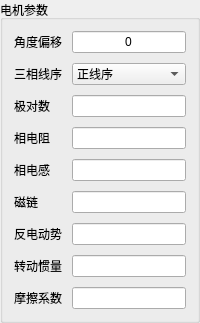
         <widget class="QGroupBox" name="motor_parameter">
          <property name="title">
           <string>电机参数</string>
          </property>
          <layout class="QFormLayout" name="formLayout_4">
           <property name="horizontalSpacing">
            <number>10</number>
           </property>
           <property name="verticalSpacing">
            <number>10</number>
           </property>
           <item row="0" column="0">
            <widget class="QLabel" name="label_79">
             <property name="sizePolicy">
              <sizepolicy hsizetype="Expanding" vsizetype="Preferred">
               <horstretch>0</horstretch>
               <verstretch>0</verstretch>
              </sizepolicy>
             </property>
             <property name="text">
              <string>角度偏移</string>
             </property>
             <property name="alignment">
              <set>Qt::AlignCenter</set>
             </property>
            </widget>
           </item>
           <item row="0" column="1">
            <widget class="QLineEdit" name="thetaoffset">
             <property name="sizePolicy">
              <sizepolicy hsizetype="Expanding" vsizetype="Fixed">
               <horstretch>0</horstretch>
               <verstretch>0</verstretch>
              </sizepolicy>
             </property>
             <property name="minimumSize">
              <size>
               <width>40</width>
               <height>0</height>
              </size>
             </property>
             <property name="text">
              <string>0</string>
             </property>
             <property name="alignment">
              <set>Qt::AlignCenter</set>
             </property>
            </widget>
           </item>
           <item row="2" column="0">
            <widget class="QLabel" name="label_11">
             <property name="sizePolicy">
              <sizepolicy hsizetype="Expanding" vsizetype="Preferred">
               <horstretch>0</horstretch>
               <verstretch>0</verstretch>
              </sizepolicy>
             </property>
             <property name="text">
              <string>极对数</string>
             </property>
             <property name="alignment">
              <set>Qt::AlignCenter</set>
             </property>
            </widget>
           </item>
           <item row="2" column="1">
            <widget class="QLineEdit" name="Pole_pires">
             <property name="sizePolicy">
              <sizepolicy hsizetype="Expanding" vsizetype="Fixed">
               <horstretch>0</horstretch>
               <verstretch>0</verstretch>
              </sizepolicy>
             </property>
             <property name="minimumSize">
              <size>
               <width>40</width>
               <height>0</height>
              </size>
             </property>
             <property name="alignment">
              <set>Qt::AlignCenter</set>
             </property>
            </widget>
           </item>
           <item row="3" column="0">
            <widget class="QLabel" name="label_32">
             <property name="sizePolicy">
              <sizepolicy hsizetype="Expanding" vsizetype="Preferred">
               <horstretch>0</horstretch>
               <verstretch>0</verstretch>
              </sizepolicy>
             </property>
             <property name="text">
              <string>相电阻</string>
             </property>
             <property name="alignment">
              <set>Qt::AlignCenter</set>
             </property>
            </widget>
           </item>
           <item row="3" column="1">
            <widget class="QLineEdit" name="Rs">
             <property name="sizePolicy">
              <sizepolicy hsizetype="Expanding" vsizetype="Fixed">
               <horstretch>0</horstretch>
               <verstretch>0</verstretch>
              </sizepolicy>
             </property>
             <property name="minimumSize">
              <size>
               <width>40</width>
               <height>0</height>
              </size>
             </property>
             <property name="alignment">
              <set>Qt::AlignCenter</set>
             </property>
            </widget>
           </item>
           <item row="4" column="0">
            <widget class="QLabel" name="label_31">
             <property name="sizePolicy">
              <sizepolicy hsizetype="Expanding" vsizetype="Preferred">
               <horstretch>0</horstretch>
               <verstretch>0</verstretch>
              </sizepolicy>
             </property>
             <property name="text">
              <string>相电感</string>
             </property>
             <property name="alignment">
              <set>Qt::AlignCenter</set>
             </property>
            </widget>
           </item>
           <item row="4" column="1">
            <widget class="QLineEdit" name="Ls">
             <property name="sizePolicy">
              <sizepolicy hsizetype="Expanding" vsizetype="Fixed">
               <horstretch>0</horstretch>
               <verstretch>0</verstretch>
              </sizepolicy>
             </property>
             <property name="minimumSize">
              <size>
               <width>40</width>
               <height>0</height>
              </size>
             </property>
             <property name="alignment">
              <set>Qt::AlignCenter</set>
             </property>
            </widget>
           </item>
           <item row="5" column="0">
            <widget class="QLabel" name="label_80">
             <property name="sizePolicy">
              <sizepolicy hsizetype="Expanding" vsizetype="Preferred">
               <horstretch>0</horstretch>
               <verstretch>0</verstretch>
              </sizepolicy>
             </property>
             <property name="text">
              <string>磁链</string>
             </property>
             <property name="alignment">
              <set>Qt::AlignCenter</set>
             </property>
            </widget>
           </item>
           <item row="5" column="1">
            <widget class="QLineEdit" name="psif">
             <property name="sizePolicy">
              <sizepolicy hsizetype="Expanding" vsizetype="Fixed">
               <horstretch>0</horstretch>
               <verstretch>0</verstretch>
              </sizepolicy>
             </property>
             <property name="minimumSize">
              <size>
               <width>40</width>
               <height>0</height>
              </size>
             </property>
             <property name="alignment">
              <set>Qt::AlignCenter</set>
             </property>
            </widget>
           </item>
           <item row="6" column="0">
            <widget class="QLabel" name="label_28">
             <property name="sizePolicy">
              <sizepolicy hsizetype="Expanding" vsizetype="Preferred">
               <horstretch>0</horstretch>
               <verstretch>0</verstretch>
              </sizepolicy>
             </property>
             <property name="text">
              <string>反电动势</string>
             </property>
             <property name="alignment">
              <set>Qt::AlignCenter</set>
             </property>
            </widget>
           </item>
           <item row="6" column="1">
            <widget class="QLineEdit" name="Ke">
             <property name="sizePolicy">
              <sizepolicy hsizetype="Expanding" vsizetype="Fixed">
               <horstretch>0</horstretch>
               <verstretch>0</verstretch>
              </sizepolicy>
             </property>
             <property name="minimumSize">
              <size>
               <width>40</width>
               <height>0</height>
              </size>
             </property>
             <property name="alignment">
              <set>Qt::AlignCenter</set>
             </property>
            </widget>
           </item>
           <item row="7" column="0">
            <widget class="QLabel" name="label_30">
             <property name="sizePolicy">
              <sizepolicy hsizetype="Expanding" vsizetype="Preferred">
               <horstretch>0</horstretch>
               <verstretch>0</verstretch>
              </sizepolicy>
             </property>
             <property name="text">
              <string>转动惯量</string>
             </property>
             <property name="alignment">
              <set>Qt::AlignCenter</set>
             </property>
            </widget>
           </item>
           <item row="7" column="1">
            <widget class="QLineEdit" name="J_val">
             <property name="sizePolicy">
              <sizepolicy hsizetype="Expanding" vsizetype="Fixed">
               <horstretch>0</horstretch>
               <verstretch>0</verstretch>
              </sizepolicy>
             </property>
             <property name="minimumSize">
              <size>
               <width>40</width>
               <height>0</height>
              </size>
             </property>
             <property name="alignment">
              <set>Qt::AlignCenter</set>
             </property>
            </widget>
           </item>
           <item row="8" column="0">
            <widget class="QLabel" name="label_27">
             <property name="sizePolicy">
              <sizepolicy hsizetype="Expanding" vsizetype="Preferred">
               <horstretch>0</horstretch>
               <verstretch>0</verstretch>
              </sizepolicy>
             </property>
             <property name="text">
              <string>摩擦系数</string>
             </property>
             <property name="alignment">
              <set>Qt::AlignCenter</set>
             </property>
            </widget>
           </item>
           <item row="8" column="1">
            <widget class="QLineEdit" name="B_val">
             <property name="sizePolicy">
              <sizepolicy hsizetype="Expanding" vsizetype="Fixed">
               <horstretch>0</horstretch>
               <verstretch>0</verstretch>
              </sizepolicy>
             </property>
             <property name="minimumSize">
              <size>
               <width>40</width>
               <height>0</height>
              </size>
             </property>
             <property name="alignment">
              <set>Qt::AlignCenter</set>
             </property>
            </widget>
           </item>
           <item row="1" column="0">
            <widget class="QLabel" name="label_38">
             <property name="sizePolicy">
              <sizepolicy hsizetype="Expanding" vsizetype="Preferred">
               <horstretch>0</horstretch>
               <verstretch>0</verstretch>
              </sizepolicy>
             </property>
             <property name="text">
              <string>三相线序</string>
             </property>
             <property name="alignment">
              <set>Qt::AlignCenter</set>
             </property>
            </widget>
           </item>
           <item row="1" column="1">
            <widget class="QComboBox" name="WireSequence">
             <item>
              <property name="text">
               <string>正线序</string>
              </property>
             </item>
             <item>
              <property name="text">
               <string>反线序</string>
              </property>
             </item>
            </widget>
           </item>
          </layout>
         </widget>
